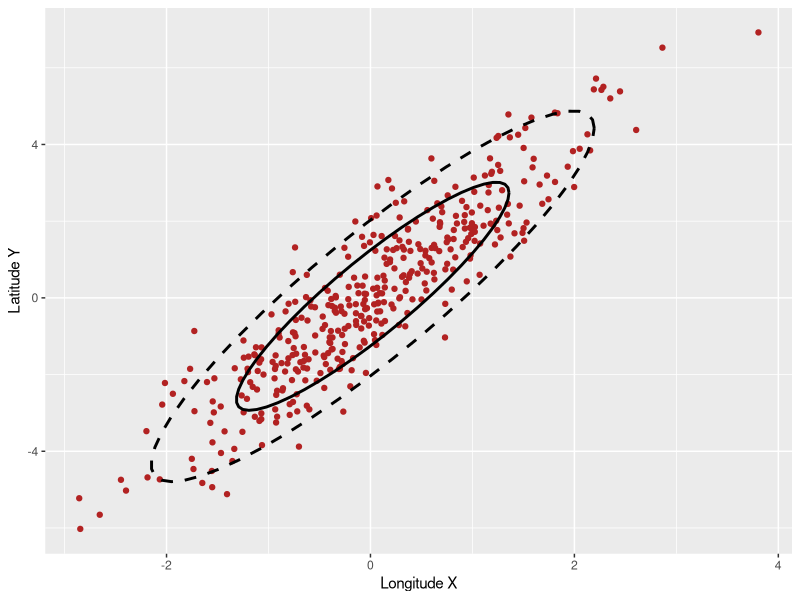

This chart was generated by the following R code: (Note: this script raises an error after producing the figure.)
library(ggplot2)
library(cowplot)


n <-  400
x <-  rnorm(n)
y <-  2 *x + rnorm(n)

df <-  data.frame(x=x, y=y)


pp <-  ggplot(df, aes(x=x, y=y))+
  geom_point(colour="firebrick")+
  stat_ellipse(type = "t", level = .68, linetype=1, size=1)+
  stat_ellipse(type = "t", level = .95, linetype=2, size=1)+
  xlab("Longitude X")+
  ylab("Latitude Y")

pp

# Marginal density plot of x (top panel) and y (right panel)


xlabels <- data.frame(
  x = c(xmean -xsd -0.2, xmean-0.2 , xmean-0.2 + xsd),
  y = c(0.25,0.5,0.25),
  text = c("\u03C3", "\u03BC", "\u03C3")
)

xmean <-  mean(x)
xsd <-  sd(x)
xplot <- ggplot(df, aes(x = x))+
  geom_density(fill="#dddddd", colour="#cccccc")+
  geom_vline(xintercept = xmean)+
  geom_vline(xintercept = xmean -xsd, linetype=2)+
  geom_vline(xintercept = xmean +xsd, linetype=2)+
  geom_vline(xintercept = xmean -2*xsd, linetype=3)+
  geom_vline(xintercept = xmean +2*xsd, linetype=3)+
  ylab("Longitude \n distribution ")+
  geom_text(data= xlabels, aes(x=x,y=y,label=text))+
  xlab("")
xplot



ylabels <- data.frame(
  x = c(ymean -ysd -0.2, ymean-0.2 , ymean-0.2 + ysd),
  y = c(0.25,0.5,0.25),
  text = c("\u03C3", "\u03BC", "\u03C3")
)
ymean <-  mean(y)
ysd <-  sd(y)
yplot <- ggplot(df, aes(x = y))+
  geom_density(fill="#dddddd", colour="#cccccc")+
  geom_vline(xintercept = ymean)+
  geom_vline(xintercept = ymean -ysd, linetype=2)+
  geom_vline(xintercept = ymean +ysd, linetype=2)+
  geom_vline(xintercept = ymean -2*ysd, linetype=3)+
  geom_vline(xintercept = ymean +2*ysd, linetype=3)+
  geom_text(data= ylabels, aes(x=x,y=y,label=text))+
  coord_flip()+
  ylab("Latitude \n distribution")+
  xlab("")
yplot


#assemblage
plot_grid(xplot, NULL, pp, yplot, ncol = 2, align = "hv",scale = c(1,1,1,1), 
          rel_widths = c(3, 1), rel_heights = c(1, 3))



